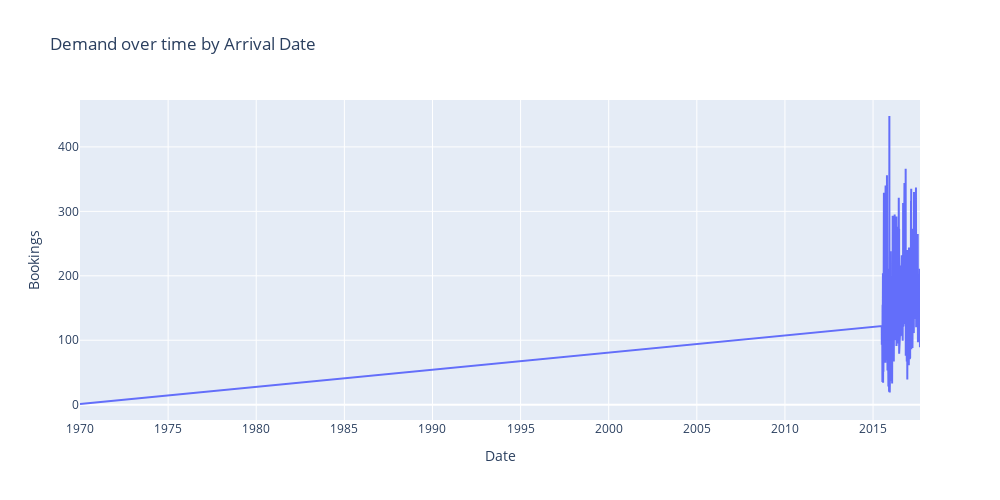

The notebook cell this image was saved under:
### Code cell
#Plotting demand over time
fig = px.line(demand_over_time, width=1000, height=500, title='Demand over time by Arrival Date')
fig.update_layout(showlegend=False, yaxis_title='Bookings', xaxis_title='Date')

### Figure 1 — Plotly figure (JSON) as saved in the notebook; plotly's stock layout.template omitted (floating-point values rounded to 4 significant figures; data arrays with more than 128 entries replaced by an {"elided": "..."} marker saying what was removed)
{"data": [{"hovertemplate": "variable=0<br>arrival_date=%{x}<br>value=%{y}<extra></extra>", "legendgroup": "0", "line": {"color": "#636efa", "dash": "solid"}, "marker": {"symbol": "circle"}, "mode": "lines", "name": "0", "orientation": "v", "showlegend": true, "type": "scatter", "x": {"elided": "794 str values"}, "xaxis": "x", "y": {"elided": "794 int values"}, "yaxis": "y"}], "layout": {"height": 500, "legend": {"title": {"text": "variable"}, "tracegroupgap": 0}, "showlegend": false, "title": {"text": "Demand over time by Arrival Date"}, "width": 1000, "xaxis": {"anchor": "y", "domain": [0, 1], "title": {"text": "Date"}}, "yaxis": {"anchor": "x", "domain": [0, 1], "title": {"text": "Bookings"}}}}
